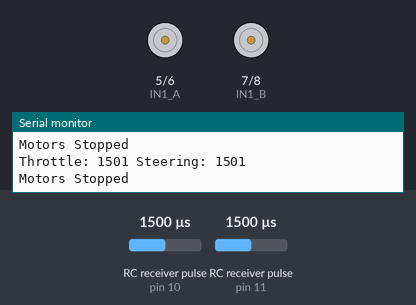
Bench run of a sketch on a simulated Arduino Uno, built with avr-gcc and run on an emulated ATmega328P. Parts: motor-driver pin pairs drawn as motors (green arrow = first pin HIGH = forward, orange = second pin HIGH = backward, longer = more drive, scaled by the enable pin), the last lines printed to the serial monitor. Wiring (inferred from the names in the program): 2 × RC receiver channel: data pin 10 / data pin 11. Inputs (shaded band) come from the test bench; at power-on: RC receiver pulse (sensors on pin 10, pin 11) 1500 µs.

Above: at 1.2 s.
1.3 s: RC receiver pulse (sensor on pin 10) set to 1210 µs
2.8 s: RC receiver pulse (sensor on pin 10) set to 1190 µs
At 3.7 s:
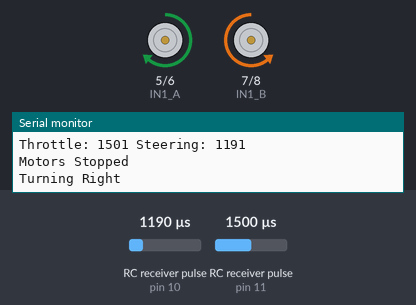
4.3 s: RC receiver pulse (sensor on pin 10) set to 1980 µs
At 5.1 s:
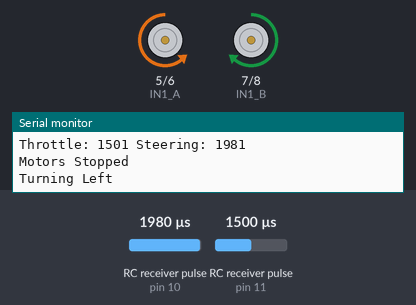
5.9 s: RC receiver pulse (sensor on pin 11) set to 1980 µs
7.6 s: RC receiver pulse (sensor on pin 10) set to 1813 µs
10.6 s: RC receiver pulse (sensor on pin 10) set to 1791 µs
At 11.1 s:
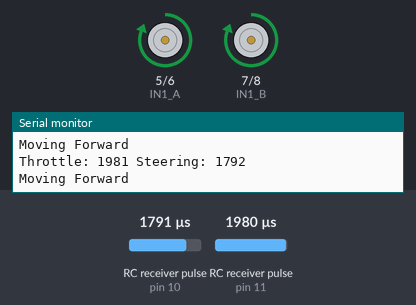
Timing chart, 0 to 13.2 s (numbered marks = the images above; inputs shaded):
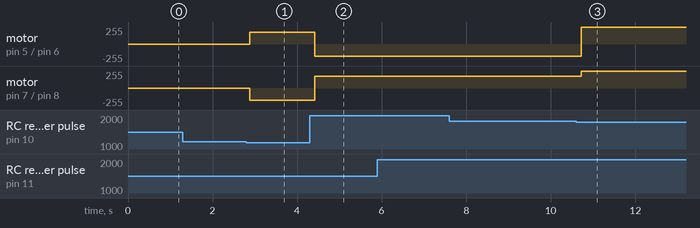

Measured:
- the behaviour switches between 1199 and 1198 µs on RC receiver pulse (sensor on pin 10) (found by bisection; images 0 and 1)
- the behaviour switches between 1800 and 1799 µs on RC receiver pulse (sensor on pin 10) (found by bisection; images 2 and 3)
- after the input at 2.8 s, motor on pin 5 (IN1_A) / pin 6 (IN2_A): stopped → forward 180/255 after 0.08 s; motor on pin 7 (IN1_B) / pin 8 (IN2_B): stopped → backward 180/255 after 0.08 s
- after the input at 4.3 s, motor on pin 5 (IN1_A) / pin 6 (IN2_A): forward 180/255 → backward 180/255 after 0.12 s; motor on pin 7 (IN1_B) / pin 8 (IN2_B): backward 180/255 → forward 180/255 after 0.12 s
- after the input at 10.6 s, motor on pin 5 (IN1_A) / pin 6 (IN2_A): backward 180/255 → forward 255/255 after 0.12 s; motor on pin 7 (IN1_B) / pin 8 (IN2_B): forward 180/255 → forward 255/255 after 0.12 s

The sketch:

Combine_LRFB.ino
```cpp
// Motor pins
int EN_A = 3;  // PWM pin for motor A speed control
int IN1_A = 5;
int IN2_A = 6;
int IN1_B = 7;
int IN2_B = 8;
int EN_B = 9;  // PWM pin for motor B speed control

// Receiver pins
int steeringPin = 10;  // Steering connected to pin 10 (Channel 1)
int throttlePin = 11;  // Throttle connected to pin 11 (Channel 2)

// Threshold values for throttle (for forward/backward)
int throttleNeutral = 1380;
int throttleForward = 1880;
int throttleBackward = 902;
int throttleThreshold = 50;  // Small margin to detect neutral range

// Steering center (neutral) and threshold for turning
int steeringNeutral = 1500;
int steeringLeft = 2000;
int steeringRight = 1000;
int steeringThreshold = 200;  // Deadzone for steering (adjustable)

// Speed settings
int maxSpeed = 255;  // Maximum speed
int turnSpeed = 180; // Reduced speed when turning (adjustable)

void setup() {
  // Motor setup
  pinMode(EN_A, OUTPUT);
  pinMode(IN1_A, OUTPUT);
  pinMode(IN2_A, OUTPUT);
  pinMode(IN1_B, OUTPUT);
  pinMode(IN2_B, OUTPUT);
  pinMode(EN_B, OUTPUT);

  // Receiver setup
  pinMode(steeringPin, INPUT);
  pinMode(throttlePin, INPUT);

  // Initialize motor speed control (PWM)
  analogWrite(EN_A, maxSpeed);  // Full speed for motor A
  analogWrite(EN_B, maxSpeed);  // Full speed for motor B

  Serial.begin(9600);
}

void loop() {
  // Read receiver values
  int throttleValue = pulseIn(throttlePin, HIGH);
  int steeringValue = pulseIn(steeringPin, HIGH);

  // Print receiver values for debugging
  Serial.print("Throttle: ");
  Serial.print(throttleValue);
  Serial.print(" Steering: ");
  Serial.println(steeringValue);

  // Control motors based on throttle input
  if (throttleValue > throttleForward - throttleThreshold) {
    // Move forward
    analogWrite(EN_A, maxSpeed); // Full speed when moving forward
    analogWrite(EN_B, maxSpeed); // Full speed when moving forward
    digitalWrite(IN1_A, HIGH);
    digitalWrite(IN2_A, LOW);
    digitalWrite(IN1_B, HIGH);
    digitalWrite(IN2_B, LOW);
    Serial.println("Moving Forward");
  } else if (throttleValue < throttleBackward + throttleThreshold) {
    // Move backward
    analogWrite(EN_A, maxSpeed); // Full speed when moving backward
    analogWrite(EN_B, maxSpeed); // Full speed when moving backward
    digitalWrite(IN1_A, LOW);
    digitalWrite(IN2_A, HIGH);
    digitalWrite(IN1_B, LOW);
    digitalWrite(IN2_B, HIGH);
    Serial.println("Moving Backward");
  } else {
    // Stop motors when throttle is in neutral range
    analogWrite(EN_A, 0);  // Stop motor A
    analogWrite(EN_B, 0);  // Stop motor B
    digitalWrite(IN1_A, LOW);
    digitalWrite(IN2_A, LOW);
    digitalWrite(IN1_B, LOW);
    digitalWrite(IN2_B, LOW);
    Serial.println("Motors Stopped");
  }

  // Control steering based on steering input
  if (steeringValue > steeringLeft - steeringThreshold) {
    // Turn left, reduce speed for smoother turn
    analogWrite(EN_A, turnSpeed); // Reduced speed during turn
    analogWrite(EN_B, turnSpeed); // Reduced speed during turn
    digitalWrite(IN1_A, LOW);
    digitalWrite(IN2_A, HIGH);
    digitalWrite(IN1_B, HIGH);
    digitalWrite(IN2_B, LOW);
    Serial.println("Turning Left");
  } else if (steeringValue < steeringRight + steeringThreshold) {
    // Turn right, reduce speed for smoother turn
    analogWrite(EN_A, turnSpeed); // Reduced speed during turn
    analogWrite(EN_B, turnSpeed); // Reduced speed during turn
    digitalWrite(IN1_A, HIGH);
    digitalWrite(IN2_A, LOW);
    digitalWrite(IN1_B, LOW);
    digitalWrite(IN2_B, HIGH);
    Serial.println("Turning Right");
  }

  delay(100);  // Adjust delay as needed for responsiveness
}
```
